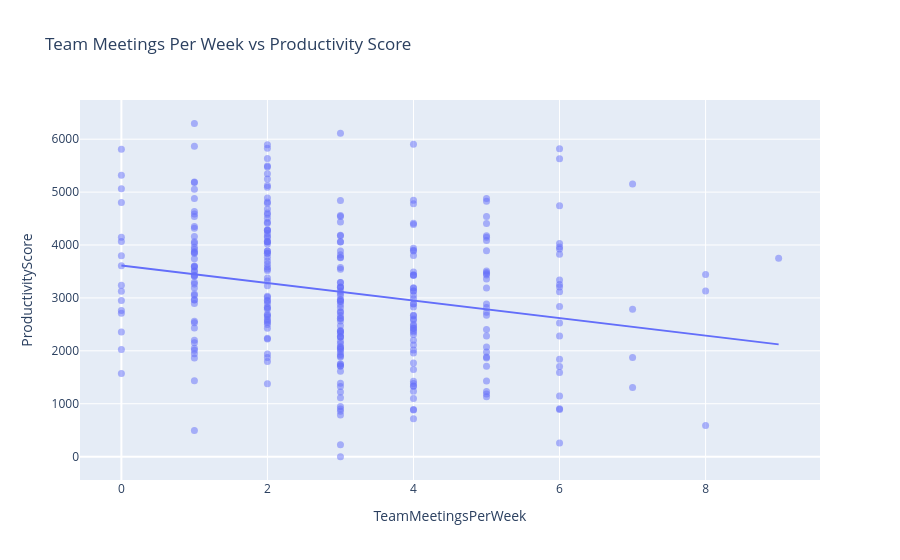

Notebook code cell kept with this figure:
### Code cell
fig = px.scatter(
    df,
    x="TeamMeetingsPerWeek",
    y="ProductivityScore",
    trendline="ols",
    title="Team Meetings Per Week vs Productivity Score",
    opacity=0.5
)
fig.update_traces(marker=dict(size=7))
fig.show()

### Figure 1 — Plotly figure (JSON) as saved in the notebook; plotly's stock layout.template omitted (floating-point values rounded to 4 significant figures; data arrays with more than 128 entries replaced by an {"elided": "..."} marker saying what was removed)
{"data": [{"hovertemplate": "TeamMeetingsPerWeek=%{x}<br>ProductivityScore=%{y}<extra></extra>", "legendgroup": "", "marker": {"color": "#636efa", "opacity": 0.5, "size": 7, "symbol": "circle"}, "mode": "markers", "name": "", "orientation": "v", "showlegend": false, "type": "scatter", "x": {"elided": "300 int values"}, "xaxis": "x", "y": {"elided": "300 float values"}, "yaxis": "y"}, {"hovertemplate": "<b>OLS trendline</b><br>ProductivityScore = -165.52 * TeamMeetingsPerWeek + 3611.27<br>R<sup>2</sup>=0.054245<br><br>TeamMeetingsPerWeek=%{x}<br>ProductivityScore=%{y} <b>(trend)</b><extra></extra>", "legendgroup": "", "marker": {"color": "#636efa", "size": 7, "symbol": "circle"}, "mode": "lines", "name": "", "showlegend": false, "type": "scatter", "x": {"elided": "300 int values"}, "xaxis": "x", "y": {"elided": "300 float values"}, "yaxis": "y"}], "layout": {"autosize": true, "legend": {"tracegroupgap": 0}, "title": {"text": "Team Meetings Per Week vs Productivity Score"}, "xaxis": {"anchor": "y", "autorange": true, "domain": [0, 1], "range": [-0.5616, 9.562], "title": {"text": "TeamMeetingsPerWeek"}, "type": "linear"}, "yaxis": {"anchor": "x", "autorange": true, "domain": [0, 1], "range": [-549.8, 6849.0], "title": {"text": "ProductivityScore"}, "type": "linear"}}}
